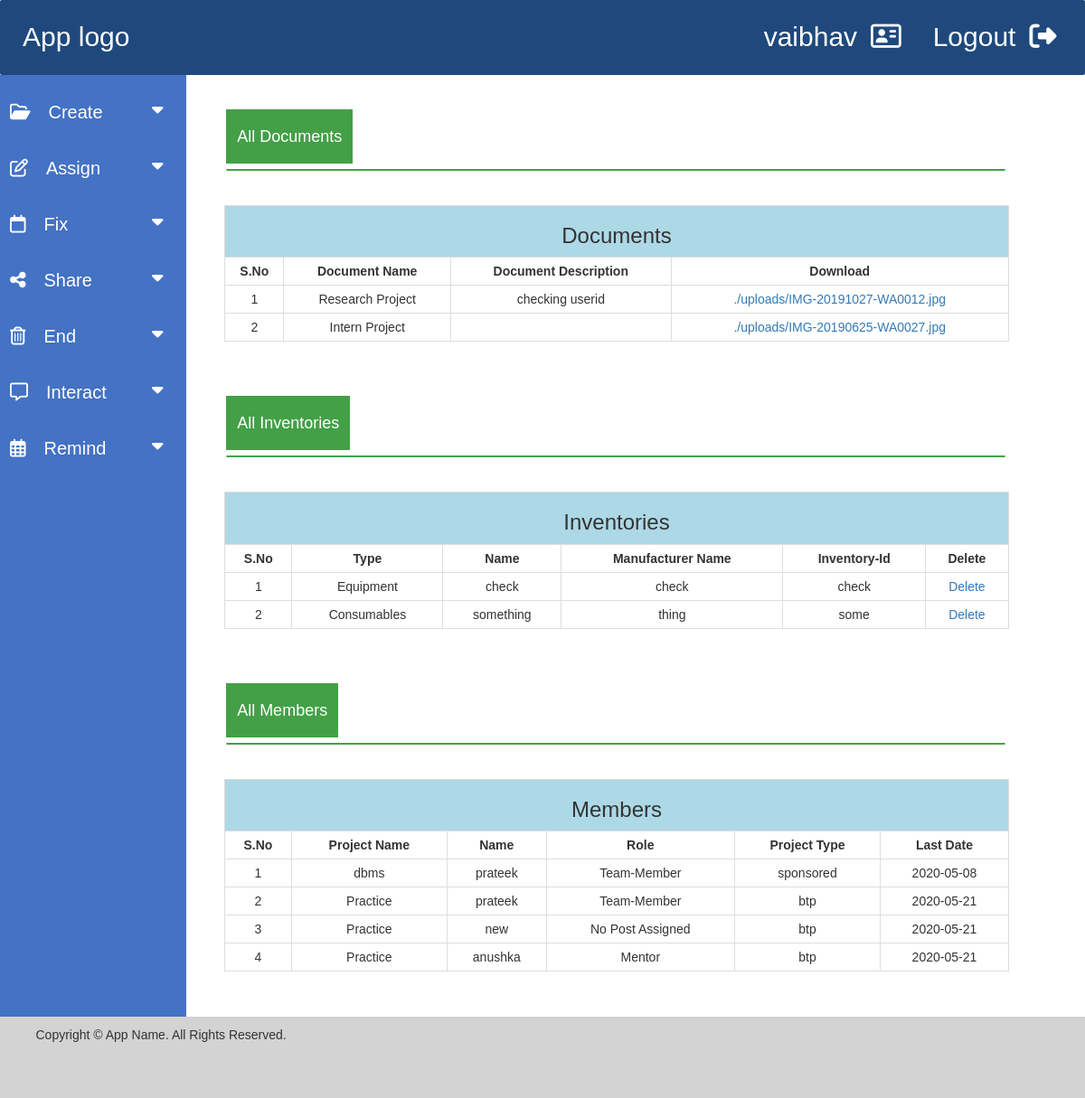
Before: /allresources.php (signed in) with the older database file.
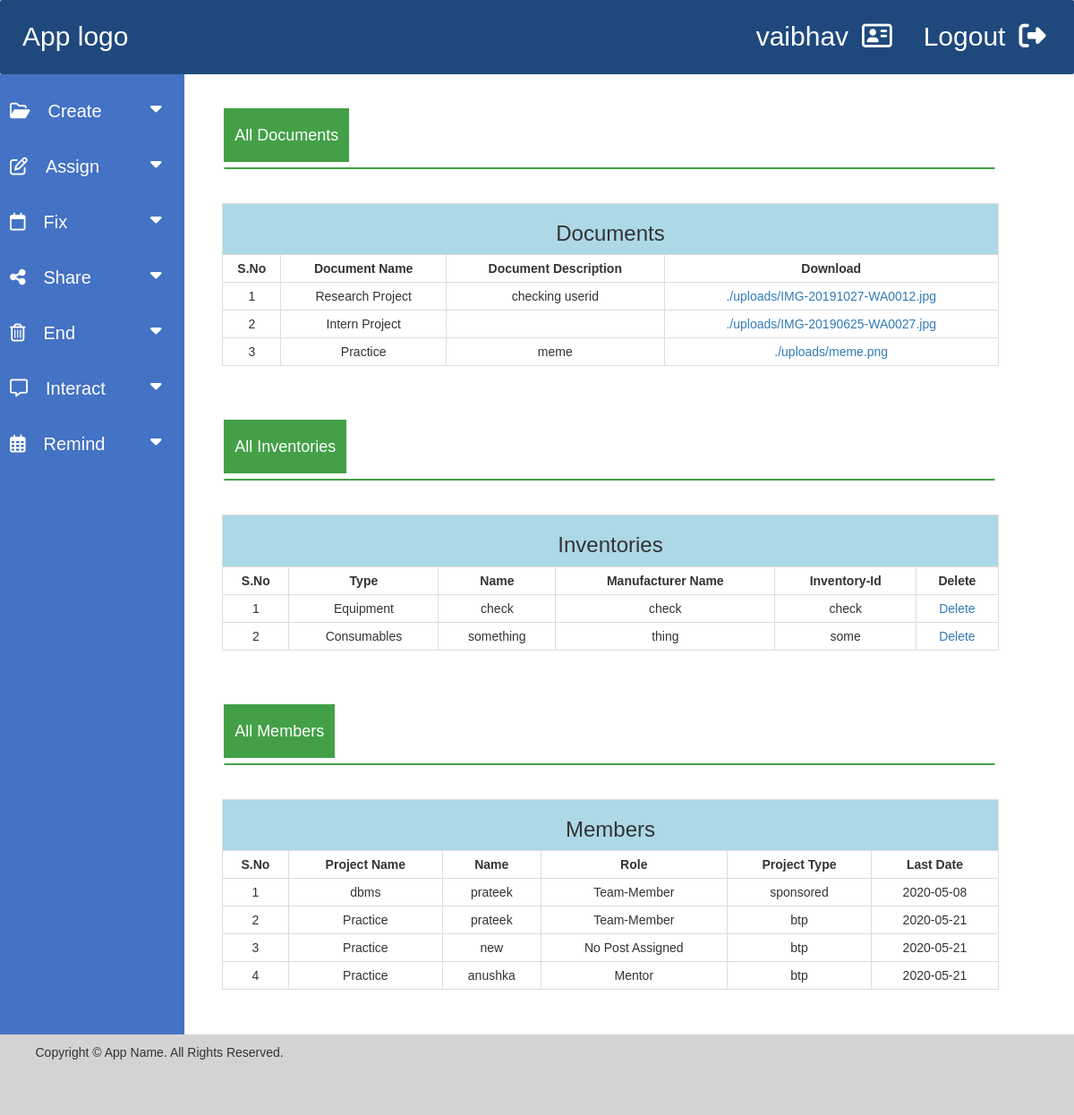
After: the same page with the newer database file.
### tables this page shows
CREATE TABLE `resources` (
  `id` int NOT NULL,
  `projectname` varchar(255) NOT NULL,
  `resources` longblob NOT NULL,
  `resourcedesc` text,
  `path` varchar(500) NOT NULL,
  `projectid` int NOT NULL,
  `userid` int NOT NULL
);

CREATE TABLE `addinventory` (
  `id` int NOT NULL,
  `projectid` int DEFAULT NULL,
  `inventorytype` varchar(255) NOT NULL,
  `inventoryname` varchar(255) NOT NULL,
  `inventorydesc` text NOT NULL,
  `inventoryid` varchar(255) NOT NULL,
  `manufacturer` varchar(255) NOT NULL,
  `userid` int NOT NULL
);

CREATE TABLE `assign` (
  `id` int NOT NULL,
  `projectid` int NOT NULL,
  `post` varchar(255) NOT NULL,
  `username` varchar(255) NOT NULL,
  `userid` int NOT NULL
);

CREATE TABLE `projects` (
  `id` int NOT NULL,
  `projectname` varchar(255) DEFAULT NULL,
  `projecttype` varchar(255) DEFAULT NULL,
  `projectdesc` text,
  `projectdate` date DEFAULT NULL,
  `userid` int DEFAULT NULL
);

### allresources.php (the view, shortened to what this page needs)
<?php
include_once 'source/db_connect.php';
$userid = $_SESSION['id'];
$sno = 1;
$sno1 = 1;
$sno2 = 1;
$query = "select * from resources where userid = $userid";
$result_display_allresources =$conn->prepare($query);
$result_display_allresources->execute();
$query = "select * from addinventory where userid = $userid";
$result_display_allinventory =$conn->prepare($query);
$result_display_allinventory->execute();
$query = "select * from assign, projects  where assign.projectid = projects.id and assign.userid = $userid order by projectname";
$result_display_allmembers =$conn->prepare($query);
$result_display_allmembers->execute();
?>
<!DOCTYPE html>
<html lang="en">
<head>
  <link rel="stylesheet" href="https://maxcdn.bootstrapcdn.com/bootstrap/3.4.1/css/bootstrap.min.css">
<link rel="stylesheet" href="landingpage.css">
<link rel="stylesheet" href="https://cdnjs.cloudflare.com/ajax/libs/font-awesome/4.7.0/css/font-awesome.min.css">
<link rel="stylesheet" href="font-awesome.css">
</head>
<body>
<div class="header">
<a href="landingpage.php" style="margin-left: 5px;">App logo</a>
<div id="logout">Logout<a href="logout.php"><i class="fas fa-sign-out-alt" style="margin-left: 15px;"></i></a></div>
<div id="usertype"><?php echo $_SESSION['username'] ?><a href="#"><i class="far fa-address-card" style="margin-left: 15px;"></i></a></div>
</div>
<div class="row">
<div class="sidenav" id="sidenav">
  <button class="dropdown-btn"><i class='far fa-folder-open' style="margin-right: 20px;"></i>Create
    <i class="fa fa-caret-down"></i>
  </button>
  <button class="dropdown-btn"><i class='far fa-edit' style="margin-right: 20px;"></i>Assign
    <i class="fa fa-caret-down"></i>
  </button>
  <button class="dropdown-btn"><i class="far fa-calendar" style="margin-right: 20px;"></i>Fix
    <i class="fa fa-caret-down"></i>
  </button>
  <button class="dropdown-btn"><i class="fas fa-share-alt" style="margin-right: 20px;"></i>Share
    <i class="fa fa-caret-down"></i>
  </button>
  <button class="dropdown-btn"><i class="far fa-trash-alt" style="margin-right: 20px;"></i>End
    <i class="fa fa-caret-down"></i>
  </button>
  <button class="dropdown-btn"><i class='far fa-comment-alt' style="margin-right: 20px;"></i>Interact
    <i class="fa fa-caret-down"></i>
  </button>
  <button class="dropdown-btn"><i class='far fa-calendar-alt' style="margin-right: 20px;"></i>Remind
    <i class="fa fa-caret-down"></i>
  </button>
</div>
<div class="main" id="main">
  <div class="maincontent">
   <br>
    <button class="topbutton" style="margin-left:0px;">All Documents</button>
    <hr class="new1" style="width:111.5%;">
    </div><br>
    <div>
    <table style="width:90%; margin-left:3.3%; border: 1px solid #ddd;">
      <tr style="background-color:lightblue;">
        <th colspan="6" style="text-align:center;"><h3>Documents</h3></th>
      </tr>
      <tr>
        <th style="padding:5px; border: 1px solid #ddd; text-align:center;">S.No</th>
        <th style="padding:5px; border: 1px solid #ddd; text-align:center;">Document Name</th>
        <th style="padding:5px; border: 1px solid #ddd; text-align:center;">Document Description</th>
        <th style="padding:5px; border: 1px solid #ddd; text-align:center;">Download</th>
      </tr>
      <?php
        while($rows=$result_display_allresources->fetch(PDO::FETCH_ASSOC)){
            echo "
            <tr>
            <td style=\"padding:5px; text-align:center; border: 1px solid #ddd;\">".$sno."</td>
            <td style=\"padding:5px; text-align:center; border: 1px solid #ddd;\">".$rows['projectname']."</td>
            <td style=\"padding:5px; text-align:center; border: 1px solid #ddd;\">".$rows['resourcedesc']."</td>
            <td style=\"padding:5px; text-align:center; border: 1px solid #ddd;\"><a target ='_blank' href='view.php?id=".$rows['id']."'>".$rows['path']."</a></td>
            </tr>
            ";
            $sno++;
        }
        ?>
    </table>
    </div><br>
<br><br>
    <div class="maincontent">
    <button class="topbutton">All Inventories</button>
    <hr class="new1" style="width:111.5%;">
    </div><br>
    <div>
    <table style="width:90%; margin-left:3.3%; border: 1px solid #ddd;">
      <tr style="background-color:lightblue;">
        <th colspan="6" style="text-align:center;"><h3>Inventories</h3></th>
      </tr>
      <tr>
        <th style="padding:5px; border: 1px solid #ddd; text-align:center;">S.No</th>
        <th style="padding:5px; border: 1px solid #ddd; text-align:center;">Type</th>
        <th style="padding:5px; border: 1px solid #ddd; text-align:center;">Name</th>
        <th style="padding:5px; border: 1px solid #ddd; text-align:center;">Manufacturer Name</th>
        <th style="padding:5px; border: 1px solid #ddd; text-align:center;">Inventory-Id</th>
        <th style="padding:5px; border: 1px solid #ddd; text-align:center;">Delete</th>
      </tr>
      <?php
        while($rows=$result_display_allinventory->fetch(PDO::FETCH_ASSOC)){
            echo "
            <tr>
            <td style=\"padding:5px; text-align:center; border: 1px solid #ddd;\">".$sno1."</td>
            <td style=\"padding:5px; text-align:center; border: 1px solid #ddd;\">".$rows['inventorytype']."</td>
            <td style=\"padding:5px; text-align:center; border: 1px solid #ddd;\">".$rows['inventoryname']."</td>
            <td style=\"padding:5px; text-align:center; border: 1px solid #ddd;\">".$rows['manufacturer']."</td>
            <td style=\"padding:5px; text-align:center; border: 1px solid #ddd;\">".$rows['inventoryid']."</td>
            <td style=\"padding:5px; text-align:center; border: 1px solid #ddd;\"><a href = 'deleteinventory.php?rn=$rows[id]' onclick=\"return confirm('Are you sure?')\">Delete</a></td>
            </tr>
            ";
            $sno1++;
        }
        ?>
    </table>
    </div><br>
<br><br>
    <div class="maincontent">
    <button class="topbutton">All Members</button>
    <hr class="new1" style="width:111.5%;">
    </div><br>
    <div>
    <table style="width:90%; margin-left:3.3%; border: 1px solid #ddd;">
      <tr style="background-color:lightblue;">
        <th colspan="6" style="text-align:center;"><h3>Members</h3></th>
      </tr>
      <tr>
        <th style="padding:5px; border: 1px solid #ddd; text-align:center;">S.No</th>
        <th style="padding:5px; border: 1px solid #ddd; text-align:center;">Project Name</th>
        <th style="padding:5px; border: 1px solid #ddd; text-align:center;">Name</th>
        <th style="padding:5px; border: 1px solid #ddd; text-align:center;">Role</th>
        <th style="padding:5px; border: 1px solid #ddd; text-align:center;">Project Type</th>
        <th style="padding:5px; border: 1px solid #ddd; text-align:center;">Last Date</th>
      </tr>
      <?php
        while($rows=$result_display_allmembers->fetch(PDO::FETCH_ASSOC)){
            echo "
            <tr>
            <td style=\"padding:5px; text-align:center; border: 1px solid #ddd;\">".$sno2."</td>
            <td style=\"padding:5px; text-align:center; border: 1px solid #ddd;\">".$rows['projectname']."</td>
            <td style=\"padding:5px; text-align:center; border: 1px solid #ddd;\">".$rows['username']."</td>
            <td style=\"padding:5px; text-align:center; border: 1px solid #ddd;\">".$rows['post']."</td>
            <td style=\"padding:5px; text-align:center; border: 1px solid #ddd;\">".$rows['projecttype']."</td>
            <td style=\"padding:5px; text-align:center; border: 1px solid #ddd;\">".$rows['projectdate']."</td>
            </tr>
            ";
            $sno2++;
        }
        ?>
    </table>
    </div><br>
  <br>
</div>
</div>
<div class="footer">
    <p class="copyright">Copyright © App Name. All Rights Reserved.</p>
</div>
</body>
</html>

### landingpage.css (style rules this page uses)
* { box-sizing: border-box; }
body { font-family: Arial, Helvetica, sans-serif; }
.header { background-color: #1f497d; padding: 20px; color:white; font-size: 30px; position: -webkit-sticky; position: sticky; top:0; border-radius:2px ; z-index: 100; }
.header a { color:white; }
#usertype { float: right; color: white; margin-right: 3%; }
#logout { float: right; color: white; margin-right: 1%; }
.sidenav { float: left; width: 18%; padding: 10px; height: auto; background: #4472C4; }
.main { background-color: white; float: left; width: 80%; padding: 10px; height: auto; }
.maincontent { width: 80%; margin-left: 3.5%; line-height: 2; }
.dropdown-btn { padding: 6px 8px 6px 16px; text-decoration: none; font-size: 20px; color: white; display: block; border: none; line-height: 2.5; background: none; width: 100%; text-align: left; cursor: pointer; outline: none; }
.fa-caret-down { float: right; margin-top: 12.5px; padding-right: 8px; }
.row:after { content: ""; display: table; clear: both; }
.footer { background-color: lightgrey; padding: 10px; height: 90px; }
.copyright { margin-left:2.5%; }
hr.new1 { border: 1.5px solid #43A047; border-radius: 2px; margin-top: 0px; margin-bottom: 18px; }
.topbutton { background-color: #43A047; color: white; padding: 12px; font-size: 18px; border: none; cursor: pointer; width: auto; margin-bottom: 6px; }

Changed rows visible on the page:
added resources: projectname "Practice", resourcedesc "meme", path "./uploads/meme.png"
